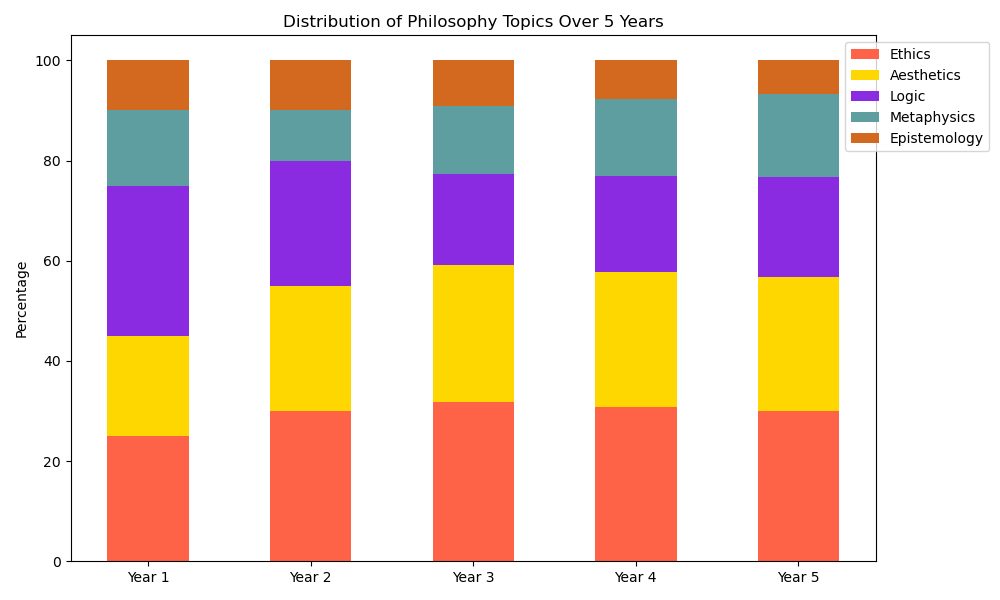

Source code (Python):

import matplotlib.pyplot as plt
import numpy as np

# Data
categories = ['Ethics', 'Aesthetics', 'Logic', 'Metaphysics', 'Epistemology']
years = ['Year 1', 'Year 2', 'Year 3', 'Year 4', 'Year 5']
data = np.array([
    [25, 30, 35, 40, 45],
    [20, 25, 30, 35, 40],
    [30, 25, 20, 25, 30],
    [15, 10, 15, 20, 25],
    [10, 10, 10, 10, 10]
])

# Normalize data to 100%
data_percentage = data / data.sum(axis=0) * 100

# Plotting
fig, ax = plt.subplots(figsize=(10, 6))

bar_width = 0.5
x = np.arange(len(years))

bottoms = np.zeros(len(years))

colors = ['#FF6347', '#FFD700', '#8A2BE2', '#5F9EA0', '#D2691E']

for i in range(len(categories)):
    ax.bar(x, data_percentage[i], bottom=bottoms, width=bar_width, color=colors[i], label=categories[i])
    bottoms += data_percentage[i]

ax.set_ylabel('Percentage')
ax.set_title('Distribution of Philosophy Topics Over 5 Years')
ax.set_xticks(x)
ax.set_xticklabels(years)
ax.legend(loc='upper right', bbox_to_anchor=(1.15, 1))

plt.tight_layout()
plt.show()
